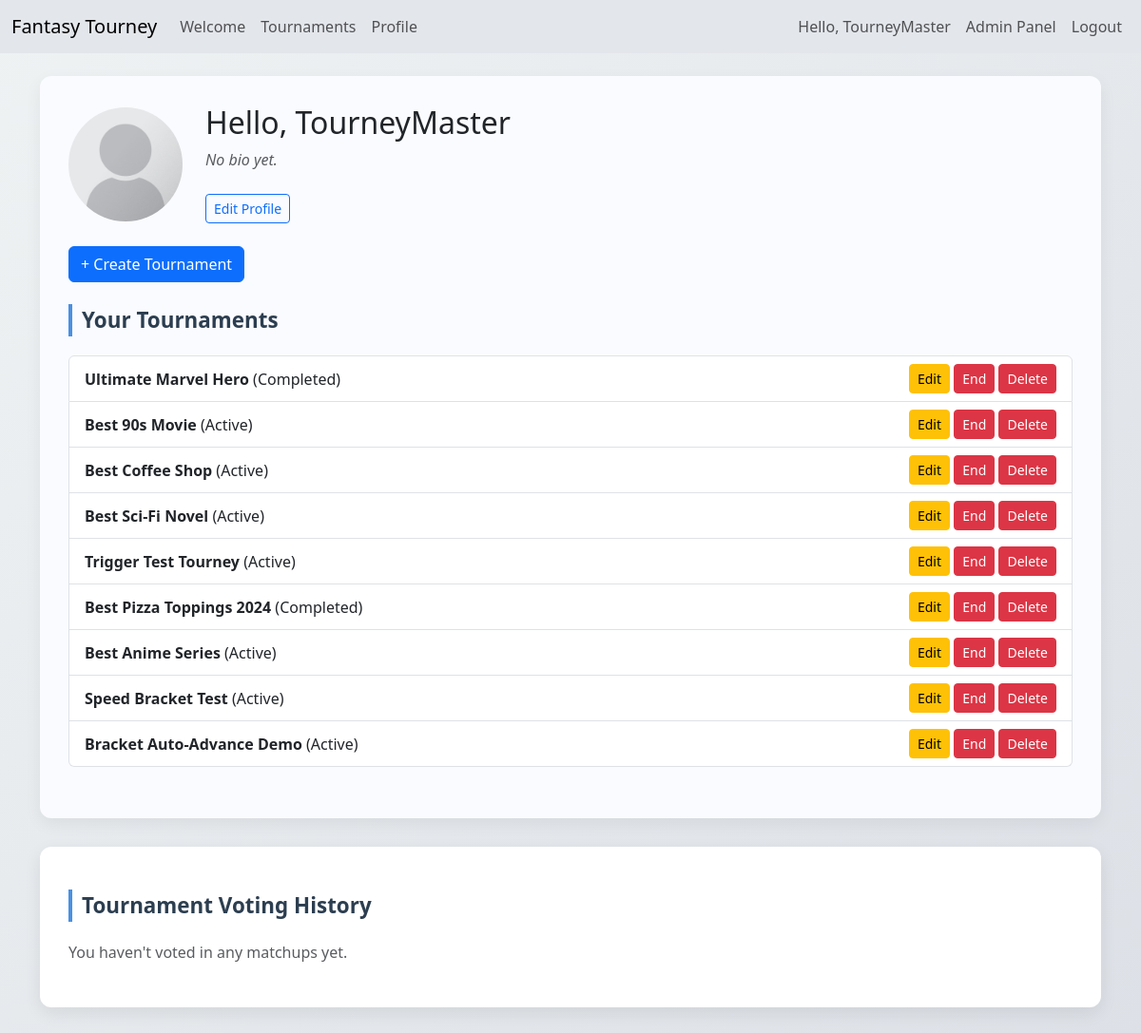
The app's page /profile.php (signed in) with its own data.
### tables this page shows
CREATE TABLE `tournament` (
  `tournament_id` int(11) NOT NULL AUTO_INCREMENT,
  `title` varchar(255) NOT NULL CHECK (`title` <> ''),
  `description` varchar(255) NOT NULL CHECK (`description` <> ''),
  `start_at` datetime NOT NULL,
  `end_at` datetime DEFAULT NULL,
  `tourneystatus` enum('Upcoming','Active','Completed') NOT NULL,
  `user_id` int(11) NOT NULL,
  PRIMARY KEY (`tournament_id`),
  UNIQUE KEY `title` (`title`),
  KEY `user_id` (`user_id`),
  CONSTRAINT `tournament_ibfk_1` FOREIGN KEY (`user_id`) REFERENCES `users` (`user_id`)
);

### profile.php (the view, shortened to what this page needs)
<?php
$db = get_pdo_connection();
$user_id = $_SESSION["user_id"];
$stmt = $db->prepare("
    SELECT displayname, bio, profile_picture
    FROM users
    WHERE user_id = ?
");
$stmt->execute([$user_id]);
$user = $stmt->fetch(PDO::FETCH_ASSOC);
$q = $db->prepare("
    SELECT tournament_id, title, tourneystatus
    FROM tournament
    WHERE user_id = ?
");
$q->execute([$user_id]);
$myTournaments = $q->fetchAll(PDO::FETCH_ASSOC);
$q3 = $db->prepare("
    SELECT
        m.tournament_id,
        t.title AS tournament_title,
        m.round_number,
        e_choice.name AS chosen_entry,
        eA.name AS entryA_name,
        eB.name AS entryB_name,
        v.cast_at,
        v.matchup_id
    FROM vote v
    JOIN matchup m      ON v.matchup_id = m.matchup_id
    JOIN tournament t   ON m.tournament_id = t.tournament_id
    JOIN entry e_choice ON v.entry_id = e_choice.entry_id
    JOIN entry eA       ON m.entryA_id = eA.entry_id
    JOIN entry eB       ON m.entryB_id = eB.entry_id
    WHERE v.user_id = ?
    ORDER BY m.round_number ASC, v.cast_at DESC
");
$q3->execute([$user_id]);
$myVotes = $q3->fetchAll(PDO::FETCH_ASSOC);
?>
<!DOCTYPE html>
<html>
<head>
    <link href="https://cdn.jsdelivr.net/npm/bootstrap@5.3.0/dist/css/bootstrap.min.css" rel="stylesheet">
</head>
<body>
<?php require_once("navbar.php"); ?>
<div class="container mt-4">
    <div class="profile-container alt">
        <div class="d-flex align-items-center">
            <div>
                <?php
                $pic = !empty($user["profile_picture"])
                    ? $user["profile_picture"]
                    : "uploads/profile_pics/default-avatar.png";
                ?>
                <img src="<?= $pic ?>?v=<?= time() ?>"
                    class="rounded-circle"
                    style="width:120px;height:120px;object-fit:cover;">
            </div>
            <div class="ms-4">
                <h2>Hello, <?= htmlspecialchars($_SESSION["displayname"]); ?></h2>
                <?php if (!empty($user["bio"])): ?>
                    <p class="mt-2"><?= nl2br(htmlspecialchars($user["bio"])); ?></p>
                <?php else: ?>
                    <p class="text-muted"><i>No bio yet.</i></p>
                <?php endif; ?>
                <a href="edit_profile.php" class="btn btn-outline-primary btn-sm mt-2">Edit Profile</a>
            </div>
        </div>
        <a href="create_tournament.php" class="btn btn-primary mt-4 mb-2">+ Create Tournament</a>
        <div class="section-title">Your Tournaments</div>
        <?php if (empty($myTournaments)): ?>
            <p>You haven’t created any tournaments yet.</p>
        <?php else: ?>
            <ul class="list-group mb-4">
                <?php foreach ($myTournaments as $t): ?>
                    <li class="list-group-item d-flex justify-content-between align-items-center">
                        <span><strong><?= htmlspecialchars($t['title']) ?></strong> (<?= $t['tourneystatus'] ?>)</span>
                        <div>
                            <a href="edit_tournament.php?id=<?= $t['tournament_id'] ?>" class="btn btn-warning btn-sm">Edit</a>
                            <a href="end_tournament.php?id=<?= $t['tournament_id'] ?>" class="btn btn-danger btn-sm">End</a>
                            <a href="delete_tournament.php?id=<?= $t['tournament_id'] ?>"
                            class="btn btn-danger btn-sm"
                            onclick="return confirm('Are you sure you want to permanently delete this tournament?');">
                                Delete
                            </a>
                        </div>
                    </li>
                <?php endforeach; ?>
            </ul>
        <?php endif; ?>
    </div>
    <div class="profile-container">
        <div class="section-title">Tournament Voting History</div>
        <?php if (empty($myVotes)): ?>
            <p class="text-muted">You haven't voted in any matchups yet.</p>
        <?php endif; ?>
    </div>
</div>
</body>
</html>

### navbar.php (shortened to what this page needs)
<nav class="navbar navbar-expand-lg navbar-light"
     style="background-color:#E3E6EB;">
  <div class="container-fluid">
    <a class="navbar-brand" href="welcome.php">Fantasy Tourney</a>
    <div class="collapse navbar-collapse" id="navbarSupportedContent">
      <ul class="navbar-nav me-auto mb-2 mb-lg-0">
        <li class="nav-item">
          <a class="nav-link" href="./welcome.php">Welcome</a>
        </li>
        <li class="nav-item">
            <a class="nav-link" href="./tournaments.php">Tournaments</a>
        </li>
        <?php if (isset($_SESSION["user_id"]) && $_SESSION["user_id"] !== "guest"): ?>
        <li class="nav-item">
            <a class="nav-link" href="profile.php">Profile</a>
        </li>
        <?php endif; ?>
      </ul>
      <ul class="navbar-nav mb-2 mb-lg-0">
        <?php
        if (!isset($_SESSION["user_id"]) && !isset($_SESSION["role"])): ?>
            <li class="nav-item">
                <a class="nav-link" href="login.php">Login</a>
            </li>
            <li class="nav-item">
                <a class="nav-link" href="register.php">Register</a>
            </li>
            <li class="nav-item">
                <a class="nav-link text-info" href="guest_login.php">Continue as Guest</a>
            </li>
        <?php
        else: ?>
            <li class="nav-item">
                <span class="nav-link">
                    Hello, <?php echo htmlspecialchars($_SESSION["displayname"]); ?>
                </span>
            </li>
            <?php if ($_SESSION["role"] === "admin"): ?>
            <li class="nav-item">
                <a class="nav-link" href="admin.php">Admin Panel</a>
            </li>
            <?php endif; ?>
            <li class="nav-item">
                <a class="nav-link" href="logout.php">Logout</a>
            </li>
        <?php endif; ?>
      </ul>
    </div>
  </div>
</nav>

### profile.php (style rules this page uses)
body { background: linear-gradient(135deg, #EEF2F3 0%, #DDE1E7 100%); min-height: 100vh; }
.navbar { background-color: #1F2937 ; }
.profile-container { background: #FFFFFF; border-radius: 12px; padding: 30px; box-shadow: 0 6px 18px rgba(0,0,0,0.08); margin-bottom: 30px; }
.profile-container.alt { background: #FAFBFF; border-radius: 12px; padding: 30px; box-shadow: 0 6px 18px rgba(0,0,0,0.06); margin-bottom: 30px; }
.section-title { font-weight: 600; margin-top: 15px; margin-bottom: 20px; font-size: 1.4rem; color: #2C3E50; border-left: 4px solid #4A90E2; padding-left: 10px; }

### records on screen
tournament: title "Ultimate Marvel Hero", tourneystatus "Completed"
tournament: title "Best 90s Movie", tourneystatus "Active"
tournament: title "Best Coffee Shop", tourneystatus "Active"
tournament: title "Best Sci-Fi Novel", tourneystatus "Active"
tournament: title "Trigger Test Tourney", tourneystatus "Active"
tournament: title "Best Pizza Toppings 2024", tourneystatus "Completed"
tournament: title "Best Anime Series", tourneystatus "Active"
tournament: title "Speed Bracket Test", tourneystatus "Active"
tournament: title "Bracket Auto-Advance Demo", tourneystatus "Active"

### other values on screen
$_SESSION["displayname"] "TourneyMaster"
